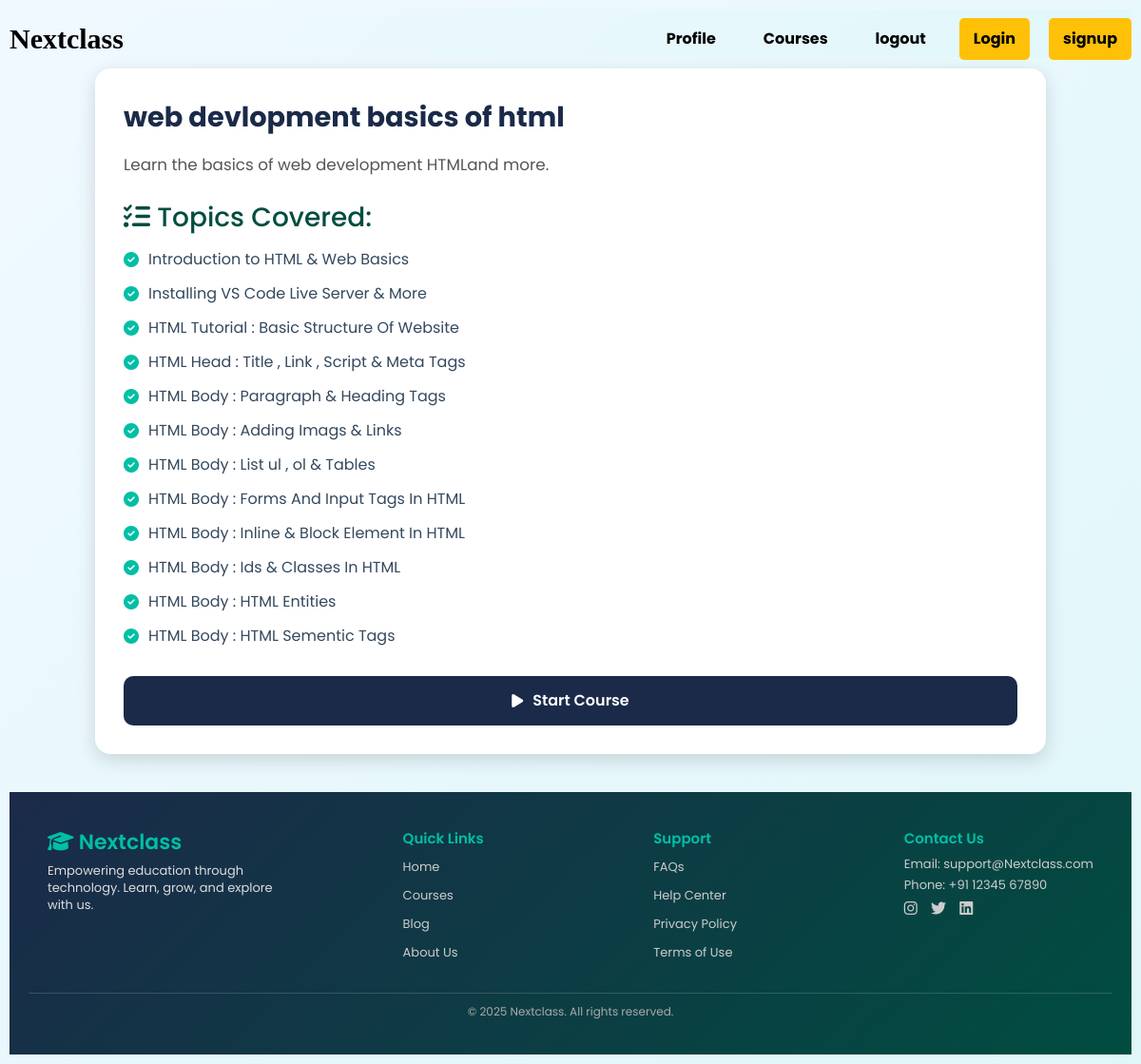
The page /course_detail.php?course_id=1 (signed in) on the database its author committed.
### tables this page shows
CREATE TABLE `courses` (
  `course_id` int(11) NOT NULL,
  `title` varchar(255) DEFAULT NULL,
  `description` text DEFAULT NULL,
  `duration` varchar(100) DEFAULT NULL,
  `category` varchar(100) DEFAULT NULL,
  `assignment` text DEFAULT NULL
);

CREATE TABLE `course_topics` (
  `id` int(11) NOT NULL,
  `course_id` int(11) DEFAULT NULL,
  `title` varchar(255) DEFAULT NULL,
  `video_url` text DEFAULT NULL
);

### course_detail.php (the view, shortened to what this page needs)
<?php
include 'partials/_dbconnect.php';
$user_id = $_SESSION["user_id"] ?? null;
$course_id = $_GET["course_id"] ?? null;
$query_course = "SELECT * FROM courses WHERE course_id = $course_id";
$result_course = mysqli_query($conn, $query_course);
$course = mysqli_fetch_assoc($result_course);
$query_topics = "SELECT * FROM course_topics WHERE course_id = $course_id";
$result_topics = mysqli_query($conn, $query_topics);
$query_enrollment = "SELECT * FROM enrollments WHERE user_id = $user_id AND course_id = $course_id";
$result_enrollment = mysqli_query($conn, $query_enrollment);
$is_enrolled = mysqli_num_rows($result_enrollment) > 0;
?>
<!DOCTYPE html>
<html lang="en">
<head>
  <link rel="stylesheet" href="https://cdnjs.cloudflare.com/ajax/libs/font-awesome/6.5.0/css/all.min.css">
</head>
<body>
  <?php require 'partials/_nav.php' ?>
<br>
 <br><br>
  <div class="course-detail">
    <div class="course-title"><?php echo $course['title']; ?></div>
    <div class="course-desc"><?php echo $course['description']; ?></div>
    <div class="topics-list">
      <h3><i class="fa-solid fa-list-check"></i> Topics Covered:</h3>
      <?php while ($topic = mysqli_fetch_assoc($result_topics)) { ?>
        <div class="topic-item"><i class="fa-solid fa-circle-check"></i> <?php echo $topic['title']; ?></div>
      <?php } ?>
    </div>
    <div class="btn-container">
      <?php if (!$is_enrolled) { ?>
        <a href="enroll.php?course_id=<?php echo $course_id; ?>" class="btn2 enroll-btn">
          <i class="fa-solid fa-user-plus"></i> Enroll in Course
        </a>
      <?php } else { ?>
        <a href="learning.php?course_id=<?php echo $course_id; ?>" class="btn2 start-btn">
          <i class="fa-solid fa-play"></i> Start Course
        </a>
      <?php } ?>
    </div>
  </div>
  <?php require 'partials/_footer.php' ?>
</body>
</html>

### style.css (style rules this page uses)
body { font-family: Arial, sans-serif; margin: 10px; padding: 10px; }

### partials/_footer.php (style rules this page uses)
body { margin:0;font-family:'Poppins',sans-serif; }

### rows shown on the page
courses: title "web devlopment basics of html", description "Learn the basics of web development HTMLand more."
course_topics: title "Introduction to HTML & Web Basics"
course_topics: title "Installing VS Code Live Server & More"
course_topics: title "HTML Tutorial : Basic Structure Of Website"
course_topics: title "HTML Head : Title , Link , Script & Meta Tags"
course_topics: title "HTML Body : Paragraph & Heading Tags"
course_topics: title "HTML Body : Adding Imags & Links"
course_topics: title "HTML Body : List ul , ol & Tables"
course_topics: title "HTML Body : Forms And Input Tags In HTML"
course_topics: title "HTML Body : Inline & Block Element In HTML"
course_topics: title "HTML Body : Ids & Classes In HTML"
course_topics: title "HTML Body : HTML Entities"
course_topics: title "HTML Body : HTML Sementic Tags"
